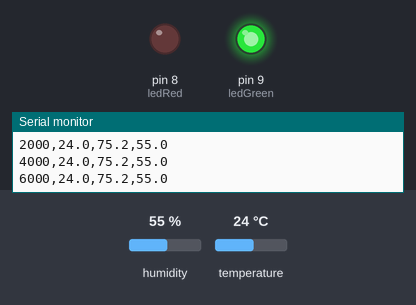
This sketch was run on a simulated Arduino Uno, built with avr-gcc and run on an emulated ATmega328P. Shown: output pins drawn as LEDs (lit = HIGH), the last lines printed to the serial monitor. The inputs (shaded band) are chosen by the test bench; at power-on: humidity 55 %, temperature 24 °C.

Above: at 6.8 s.
6.9 s: humidity set to 79 %
12.3 s: humidity set to 82 %
At 14.7 s:
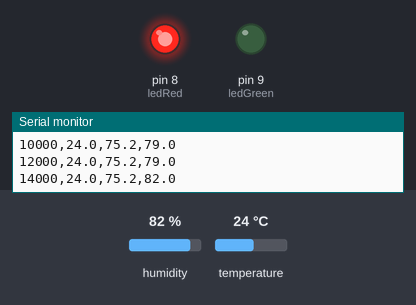
17.7 s: humidity set to 22 %
At 19.0 s:
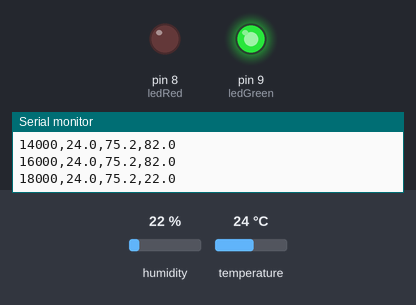
23.1 s: humidity set to 88 %
At 27.5 s:
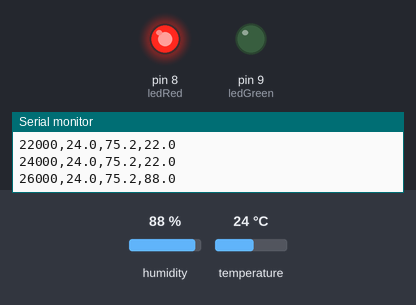
Timing chart, 0 to 29.0 s (numbered marks = the images above; inputs shaded):
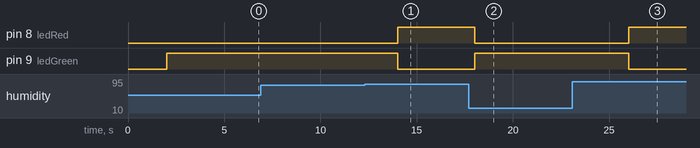

Measured:
- the behaviour switches between 80 and 81 % on humidity (found by bisection; images 0 and 1)
- after the input at 12.3 s, pin 8 (ledRed): LOW → HIGH after 1.7 s; pin 9 (ledGreen): HIGH → LOW after 1.7 s
- after the input at 17.7 s, pin 8 (ledRed): HIGH → LOW after 0.33 s; pin 9 (ledGreen): LOW → HIGH after 0.33 s
- after the input at 23.1 s, pin 8 (ledRed): LOW → HIGH after 2.9 s; pin 9 (ledGreen): HIGH → LOW after 2.9 s

The sketch:

weather_station.ino
```cpp
#include "DHT.h"

int dhtPin = 2;
int ledRed = 8;
int ledGreen = 9;

unsigned long lastTime = 0;

// Initialize the sensor (DHT11 type)
DHT dht(dhtPin, DHT11);

void setup() {
  pinMode(ledRed, OUTPUT);
  pinMode(ledGreen, OUTPUT);

  Serial.begin(9600);
  dht.begin();

  // Print the required CSV header layout
  Serial.println("timestamp,temp_C,temp_F,humidity");
}

void loop() {
  unsigned long currentTime = millis();

  // Check if 2 seconds (2000 ms) have passed
  if (currentTime - lastTime >= 2000) {
    lastTime = currentTime;

    float humidity = dht.readHumidity();
    float tempC = dht.readTemperature();
    float tempF = dht.readTemperature(true);

    // Check if the sensor failed to read
    if (isnan(humidity) || isnan(tempC) || isnan(tempF)) {
      Serial.println("Error reading from DHT sensor!");
      return;
    }

    Serial.print(currentTime);
    Serial.print(",");
    Serial.print(tempC, 1);
    Serial.print(",");
    Serial.print(tempF, 1);
    Serial.print(",");
    Serial.println(humidity, 1);

    // Check conditions for LEDs
    if (tempC > 35.0 || humidity > 80.0) {
      digitalWrite(ledRed, HIGH);
      digitalWrite(ledGreen, LOW);
    } else {
      digitalWrite(ledRed, LOW);
      digitalWrite(ledGreen, HIGH);
    }
  }
}
```
